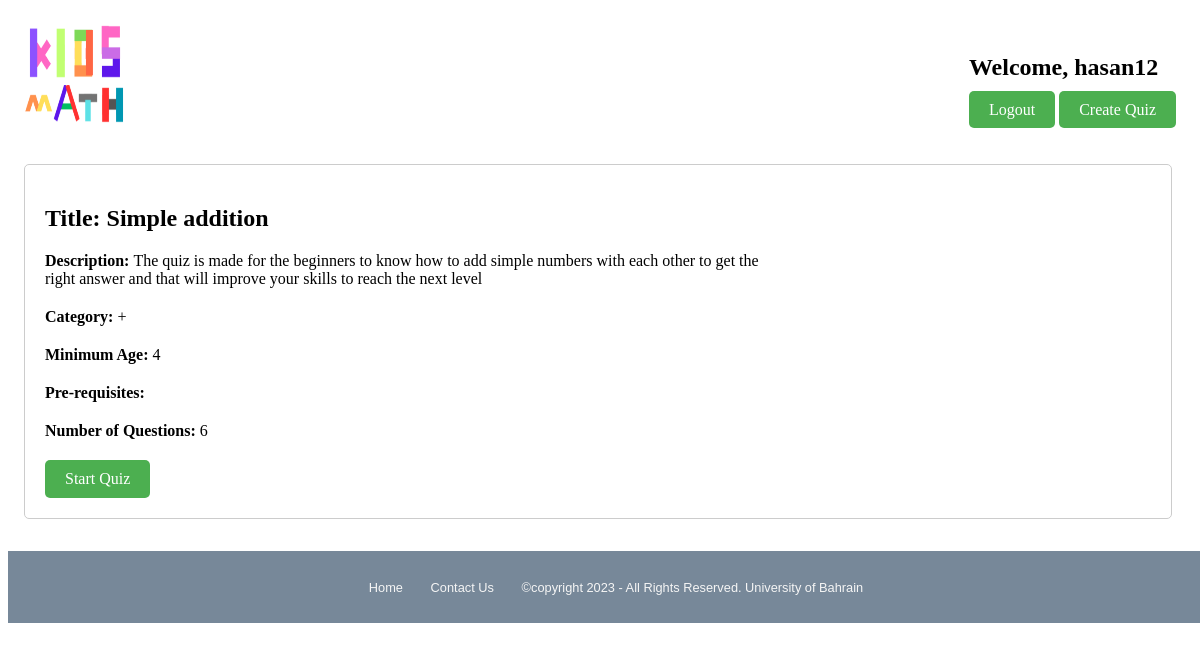
Screenshot of /quiz.php?quizID=17 (signed in) with the database file from the repository.
### tables this page shows
CREATE TABLE `quizzes` (
  `QuizID` int(11) NOT NULL,
  `UserID` int(11) NOT NULL,
  `Title` varchar(150) NOT NULL,
  `Description` text NOT NULL,
  `Prerequisites` varchar(50) NOT NULL,
  `category` varchar(255) NOT NULL,
  `display_questions` int(11) NOT NULL,
  `Age` varchar(50) NOT NULL
);

### quiz.php (the view, shortened to what this page needs)
<?php
require("connection.php");
if (isset($_GET['quizID'])) {
    $quizID = $_GET['quizID'];
    $quizQuery = "SELECT QuizID, Title, Description, Category, Prerequisites, display_questions, Age FROM quizzes WHERE QuizID = :quizID";
    $quizStatement = $db->prepare($quizQuery);
    $quizStatement->bindParam(':quizID', $quizID);
    $quizStatement->execute();
    $quizRow = $quizStatement->fetch(PDO::FETCH_ASSOC);
    if ($quizRow) {
        $title = $quizRow['Title'];
        $description = $quizRow['Description'];
        $category = $quizRow['Category'];
        $age = $quizRow['Age'];
        $Display = $quizRow['display_questions'];
        $pre = $quizRow['Prerequisites'];
    } else {
        echo "Quiz not found.";
        exit;
    }
} else {
    echo "Invalid request.";
    exit;
}
?>
<!DOCTYPE html>
<html lang="en">
<head>
    <link rel="stylesheet" href="Projectstyle.css">
</head>
<body>
    <header>
        <a href="home.php"><img class="WLogo" style="width: 100px;height: 100px;" src="image/logo.png" alt="Logo"></a>
        <div class="headert">
          <h2>Welcome, <?php echo $_SESSION['Active']; ?></h2>
          <a href="sessionDes.php">Logout</a>
          <a href="firstform.php">Create Quiz</a>
        </div>
    </header>
    <main>
        <div class="QuizInfo">
            <h2><span>Title: </span><?php echo $title; ?></h2>
            <p><span>Description: </span><?php echo $description; ?></p>
            <p><span>Category: </span> <?php echo $category; ?></p>
            <p><span>Minimum Age: </span> <?php echo $age; ?></p>
            <p><span>Pre-requisites: </span> <?php echo $pre; ?></p>
            <p><span>Number of Questions:</span> <?php echo $Display; ?></p>
            <a href="quiz_questions.php?quizID=<?php echo $quizID; ?>" class="StartButton">Start Quiz</a>
        </div>
        <div class="ScoreInfo">
        </div>
    </main>
    <?php require('footer.php'); ?>
</body>
</html>

### Projectstyle.css (style rules this page uses)
header { display: flex; justify-content: space-between; padding: 1rem; margin: auto; }
header div { margin-top: 0.5rem; }
header .WLogo { width: 30px; height: 30px; }
.headert { margin-top: 10px; }
header div a { background-color: #4CAF50; color: white; padding: 0.625rem 1.25rem; border: none; border-radius: 0.313rem; cursor: pointer; text-decoration: none; }
main { margin-left: 1rem; }

### quiz.php (style rules this page uses)
h2 { margin-bottom: 20px; }
main { margin: 20px 20px 20px 5px; padding: 20px; border: 1px solid #ccc; border-radius: 5px; display: flex; }
.QuizInfo { flex :2; }
.ScoreInfo { flex:1; }
.QuizInfo h2 { margin-bottom: 20px; }
.QuizInfo p { margin-bottom: 20px; }
.QuizInfo span { font-weight: bold; }
.StartButton { display: inline-block; background-color: #4CAF50; color: #fff; padding: 10px 20px; border-radius: 5px; text-decoration: none; }

### rows the page displays
quizzes: Title "Simple addition", Description "The quiz is made for the beginners to know how to add simple numbers with each other to get the right answer and that will improve your skills to reach the next level", category "+", Age "4", display_questions "6"

### other values shown
$_SESSION['Active'] "hasan12"
